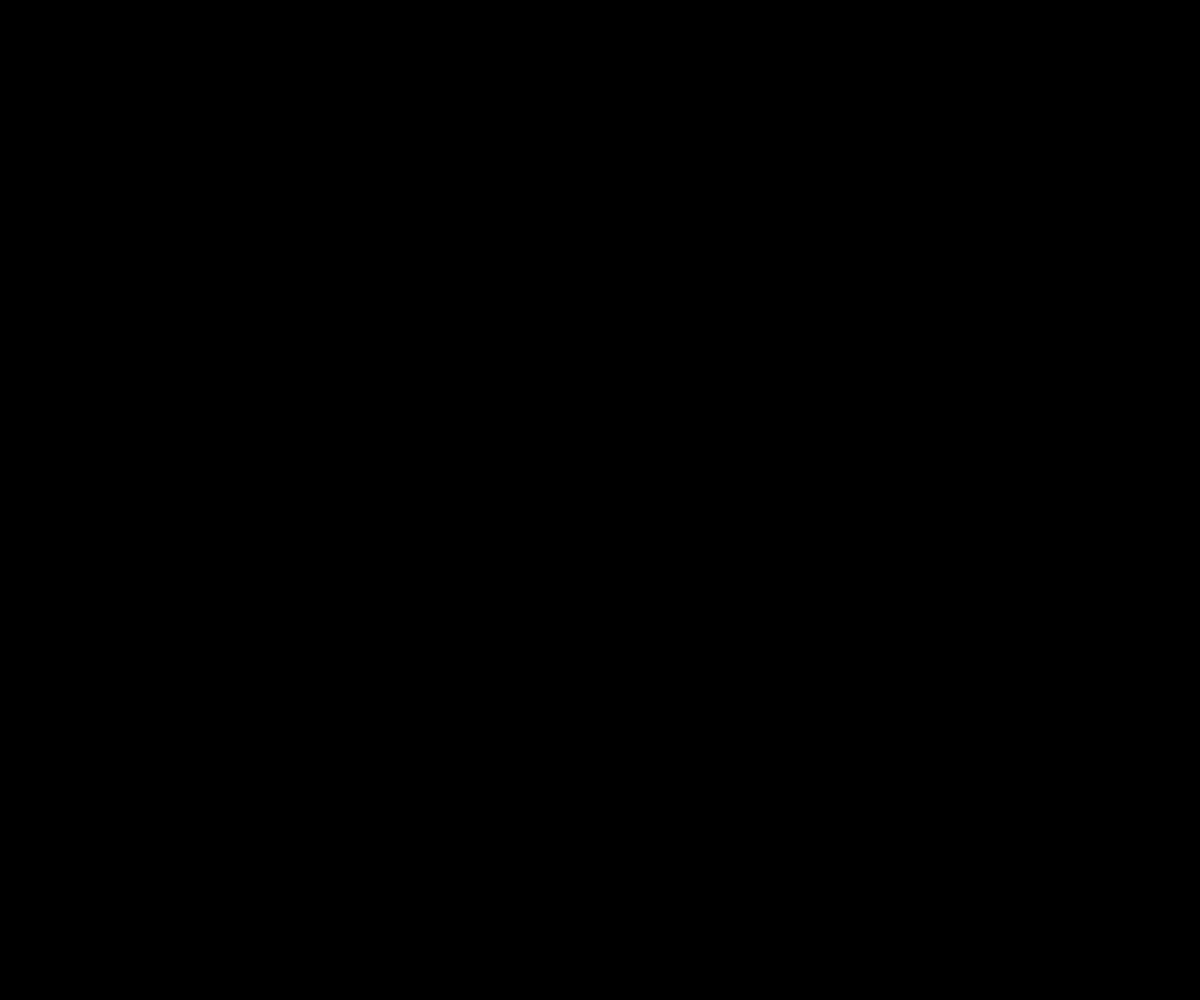
Frame 1 (no input)
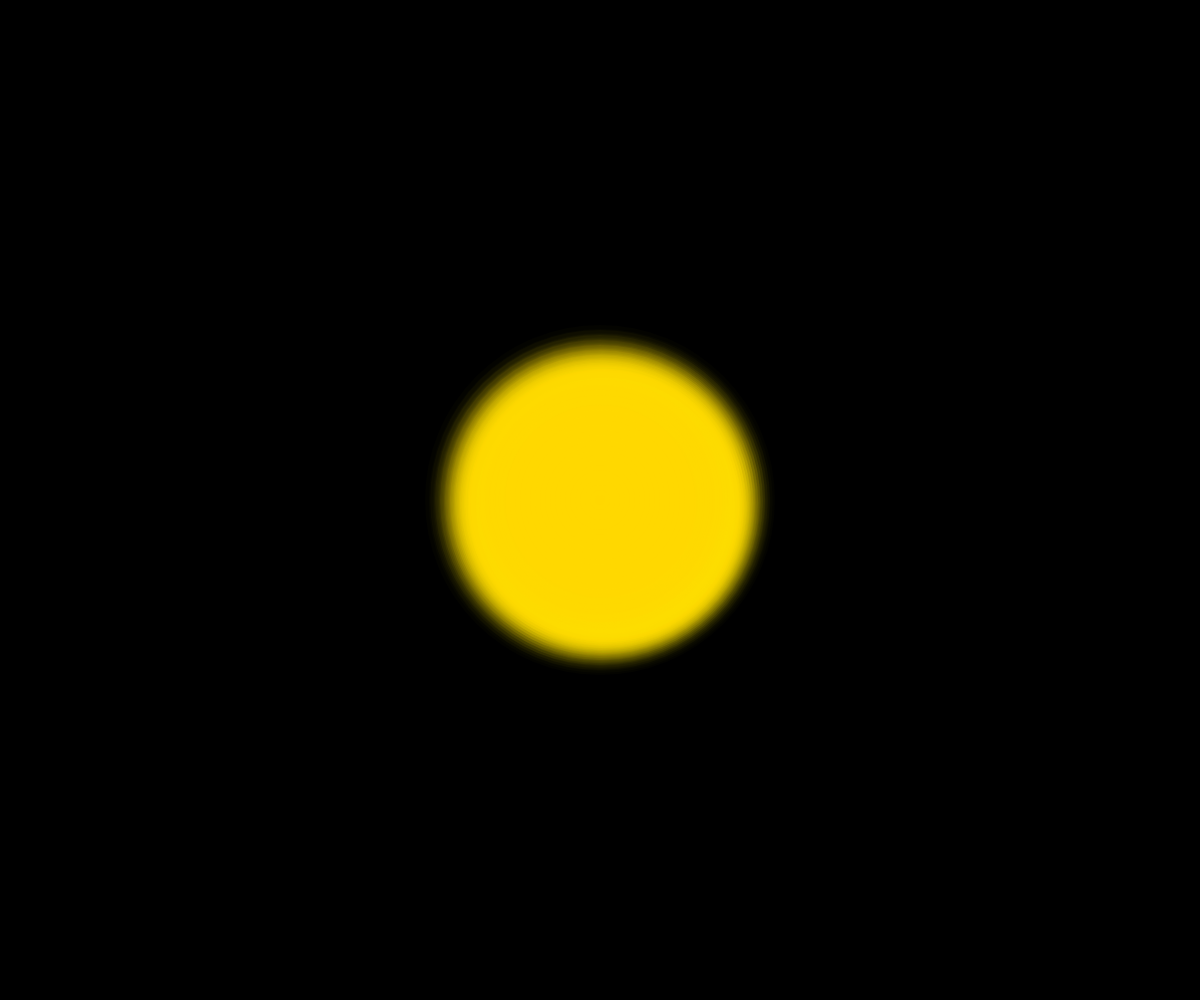
Frame 60 (no input)
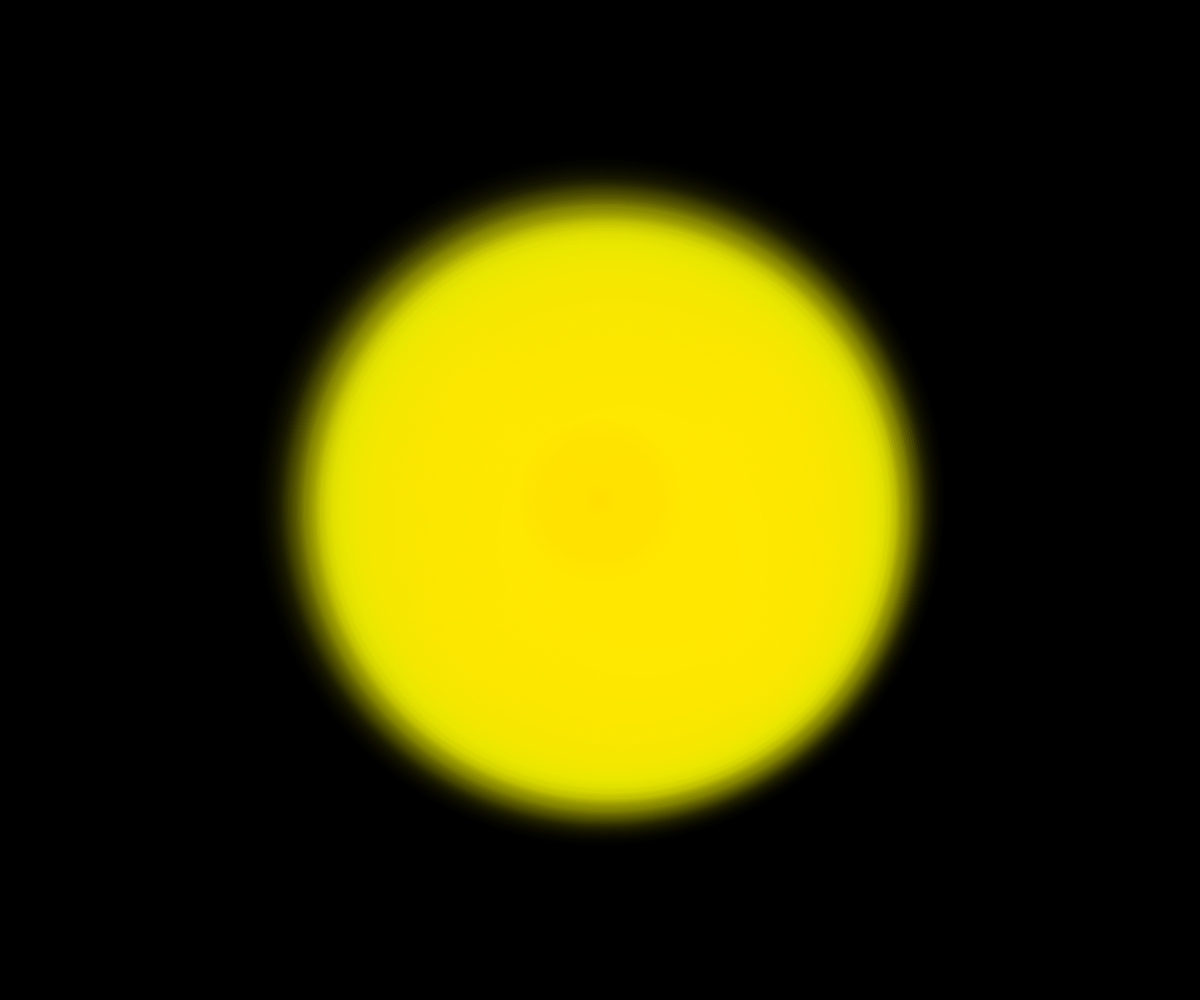
Frame 120 (the mouse pressed at the canvas centre since frame 60)

The p5.js sketch that drew these frames (run headless with seeded random() and noise() and a simulated clock; from frame 60 on, the mouse is pressed at the canvas centre):

// p5.js sketch
// ── sketch.js
let rings = [];
let center;
let time = 0;

function setup() {
  createCanvas(windowWidth, windowHeight);
  center = createVector(width / 2, height / 2);
  noStroke();
}

function draw() {
  background(0);
  
  // Update central point in figure-8 pattern
  let figureEightX = 150 * sin(time * 0.005);
  let figureEightY = 100 * sin(time * 0.01) * cos(time * 0.005);
  center.x = width / 2 + figureEightX;
  center.y = height / 2 + figureEightY;
  
  // Add new ring
  rings.push({
    x: center.x,
    y: center.y,
    radius: 0,
    alpha: 255,
    color: color(255, 215, 0, 255) // Bright gold
  });
  
  // Update and draw existing rings
  for (let i = rings.length - 1; i >= 0; i--) {
    let ring = rings[i];
    
    // Expand ring
    ring.radius += 3;
    
    // Fade out
    ring.alpha -= 2;
    
    // Draw ring with gradient effect
    let step = 5;
    for (let r = ring.radius; r > 0; r -= step) {
      let alpha = map(r, ring.radius, 0, 0, ring.alpha);
      if (alpha > 0) {
        fill(red(ring.color), green(ring.color), blue(ring.color), alpha);
        ellipse(ring.x, ring.y, r * 2);
      }
    }
    
    // Remove old rings
    if (ring.alpha <= 0) {
      rings.splice(i, 1);
    }
  }
  
  time++;
}

function windowResized() {
  resizeCanvas(windowWidth, windowHeight);
}
